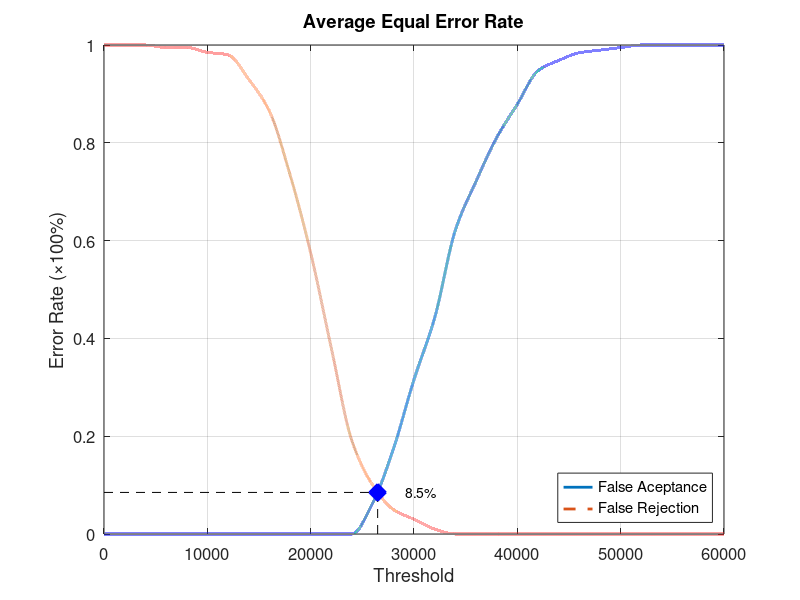
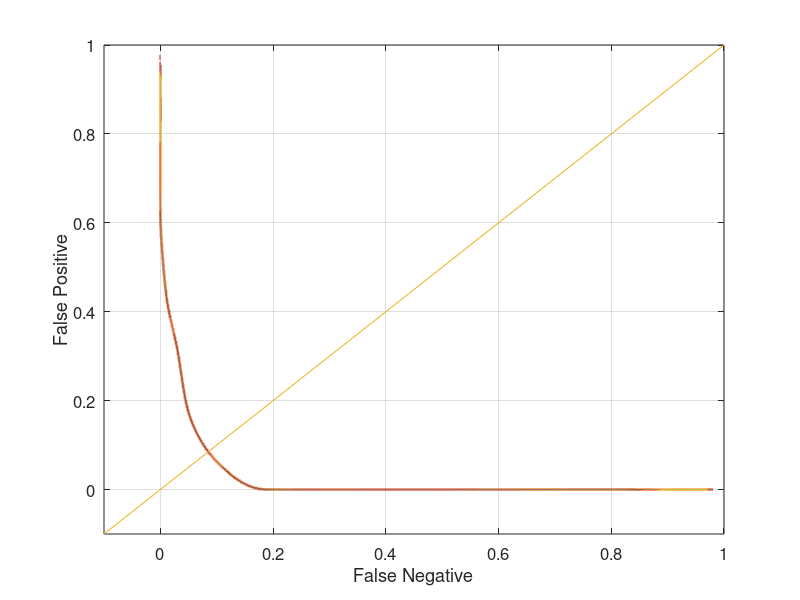

MATLAB code to generate these figures, in order:
function yEER = Database5_3
close all;
clear;
clc;
x = 0:2000:60000;
xq = 0:0.5:60000;

y0 = [0 0 0 0 0 0 0 0 0 0 0 0 0 0.0631579 0.173684 0.315789 0.442105 0.621053 0.721053 0.810526 0.878947 0.947368 0.968421 0.984211 0.989474 0.994737 1 1 1 1 1];
yy0 = interp1(x, y0, xq, 'pchip');
y1 = [1 1 1 0.995 0.995 0.985 0.98 0.93 0.865 0.735 0.575 0.38 0.19 0.1 0.05 0.03 0.01 0 0 0 0 0 0 0 0 0 0 0 0 0 0];
yy1 = interp1(x, y1, xq, 'pchip');

% Calculating EER: 
y2 = abs(y0 - y1);
find(y2 == min(y2))
yy2 = abs(yy0 - yy1);
xEER = find(yy2 == min(yy2));
xEERIndex = xq(xEER) % X-axis EER
yEER = yy0(xEER) % Y-axis EER

main = figure
plot(xq, yy0,'-','LineWidth', 2);	hold on
plot(xq, yy1,'--','LineWidth', 2);	hold on
plot([xEERIndex xEERIndex], [0 yEER], 'k--');	hold on
plot([0 xEERIndex], [yEER yEER], 'k--');	hold on
plot(xEERIndex, yEER, 'bx', 'LineWidth', 10);	hold on
text(xEERIndex + 10 * xEERIndex / 100, yEER, [num2str(round((10000 * yEER)) / 100) '%'])
legend('False Aceptance', 'False Rejection', 'Location', 'SouthEast')
xlabel('Threshold')
ylabel('Error Rate (\times100%)')
title('Average Equal Error Rate')
set(gca, 'FontSize', 12)
axis([0 60000 0 1])
grid on

print(main, 'Database5_3Main', '-dpng');
FNRxFPR = figure('Color', [1 1 1]);
plot(yy1, yy0, '-', yy1, yy0, 'LineWidth', 2);
hold on
y = -0.1:0.1:1
plot(y, y); 
set(gca, 'FontSize', 12)
xlabel('False Negative')
ylabel('False Positive')
axis([-0.1 1 -0.1 1])
set(gca, 'FontSize', 12)
grid on

print(FNRxFPR, 'Database5_3FNRxFPR','-dpng');
end
